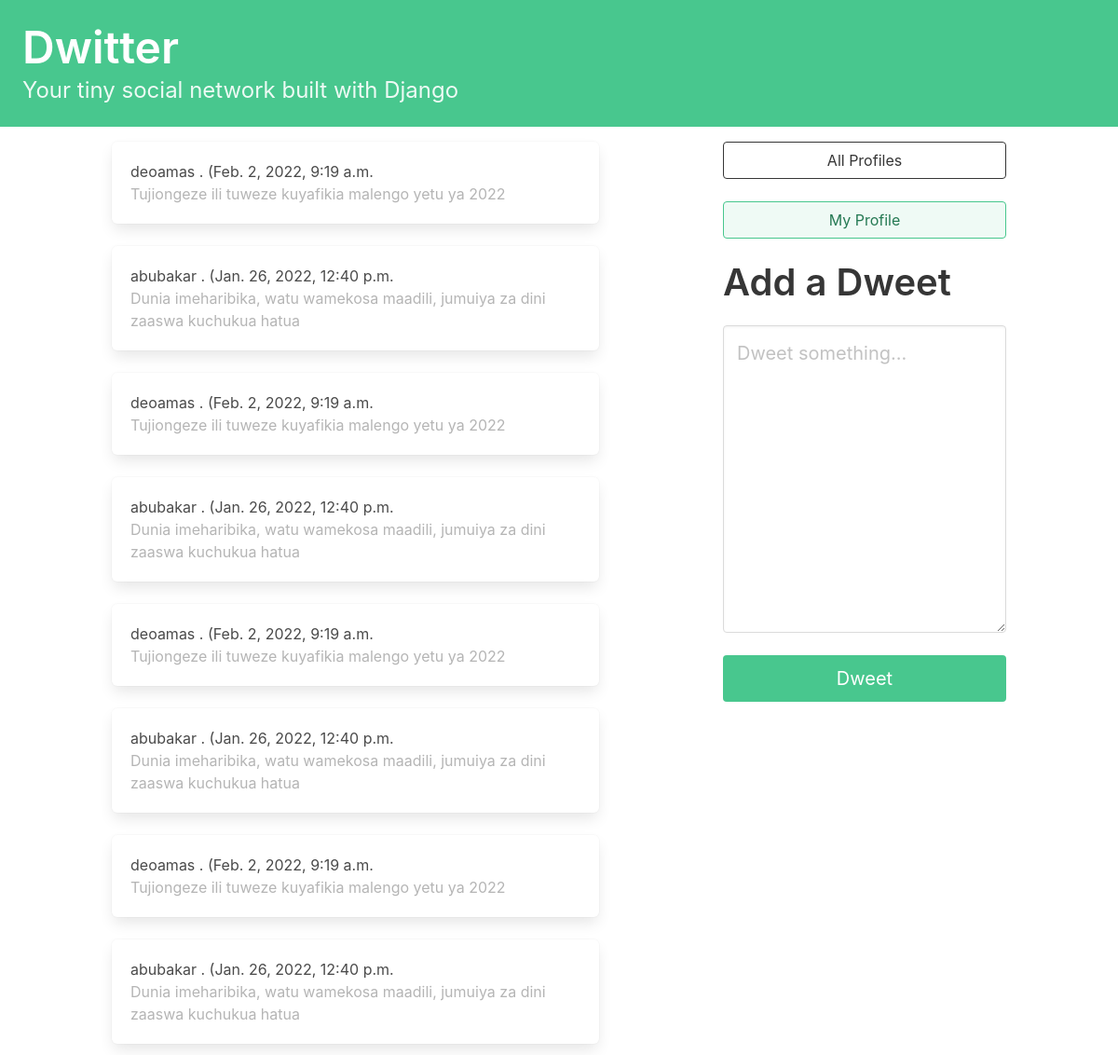
/ (signed in), run on the app's committed database.
### dwitter/models.py (models this page shows, shortened)
class Dweet(models.Model):
    user = models.name = models.ForeignKey(User, related_name='dweets', on_delete=models.DO_NOTHING)
    body = models.CharField(max_length=140)
    created_at = models.DateTimeField(auto_now_add=True)

### dwitter/views.py (the view, shortened to what this page needs)
# urls.py: path("", dashboard, name="dashboard"),
def dashboard(request):
    form = DweetForm()
    followed_dweets = Dweet.objects.filter(
        user__profile__in=request.user.profile.follows.all()
    ).order_by("-created_at")
    return render(
        request,
        "dwitter/dashboard.html",
        {"form": form, "dweets": followed_dweets},
    )

### dwitter/forms.py
class DweetForm(forms.ModelForm):
    body = forms.CharField(
        required=True,
        widget=forms.widgets.Textarea(
            attrs={
                "placeholder": "Dweet something...",
                "class": "textarea is success is-medium",
            }
        ),
        label="",
    )
    class Meta:
        model = Dweet
        exclude = ('user',)

### dwitter/templates/dwitter/dashboard.html
{% extends 'base.html' %} {% block content %}
<div class="columns is-vertical">
    <div class="column is-10">
        {% for followed in user.profile.follows.all %} {% for dweet in dweets %}
        <div class="box">
            {{ dweet.user.username }} . ({{ dweet.created_at }} <br>
            <span class="is-small has-text-grey-light">
           {{dweet.body}}
        </span>
        </div>
        {% endfor %} {% endfor %}
    </div>
    <div class="column is-one-third is-pulled-right">
        <div class="block">
            <a href="{% url 'dwitter:profile_list' %} ">
                <button class="button is-dark is-outlined is-fullwidth">
                All Profiles
            </button>
            </a>
        </div>
        <div class="block">
            <a href="{% url 'dwitter:profile' request.user.profile.id %} ">
                <button class="button is-success is-light is-outlined is-fullwidth">
                My Profile
            </button>
            </a>
        </div>
        <div class="block">
            <div class="block">
                <h2 class="title is-2">Add a Dweet</h2>
            </div>
            <div class="block">
                <form method="post">
                    {% csrf_token %} {{ form.as_p }}
                    <button class="button is-success is-fullwidth is-medium mt-5" type="submit">Dweet
                </button>
                </form>
            </div>
        </div>
    </div>
</div>
{% endblock content %}

### data on the page
Dweet: user.username "deoamas", created_at "Feb. 2, 2022, 9:19 a.m.", body "Tujiongeze ili tuweze kuyafikia malengo yetu ya 2022"
Dweet: user.username "abubakar", created_at "Jan. 26, 2022, 12:40 p.m.", body "Dunia imeharibika, watu wamekosa maadili, jumuiya za dini zaaswa kuchukua hatua"
